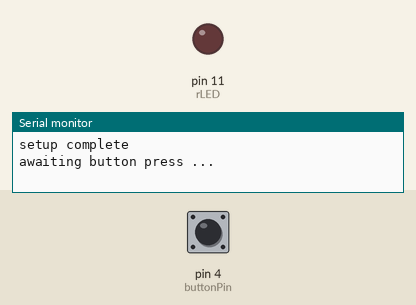
The sketch below on a simulated Arduino Uno, built with avr-gcc and run on an emulated ATmega328P. On the bench: output pins drawn as LEDs (lit = HIGH), the last lines printed to the serial monitor. The test bench sets the inputs (shaded band); at power-on: pin 4 (buttonPin) LOW.

Above: at 1.2 s.
1.3 s: pin 4 (buttonPin) pulled HIGH for 0.15 s
At 2.4 s:
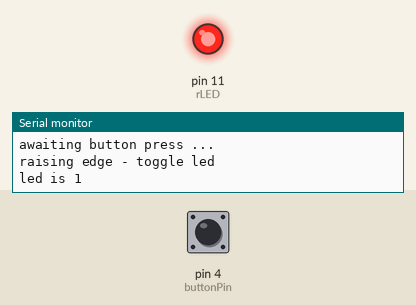
2.9 s: pin 4 (buttonPin) pulled HIGH for 1 s
At 3.5 s:
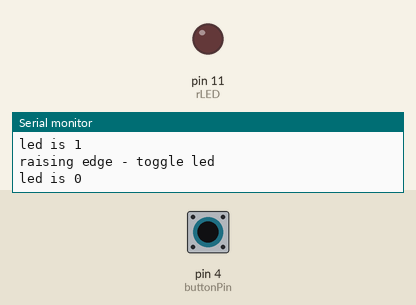
5.4 s: pin 4 (buttonPin) pulled HIGH for 3.2 s
At 6.7 s:
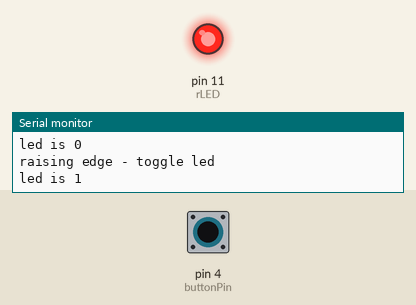
Timing chart, 0 to 8.4 s (numbered marks = the images above; inputs shaded):
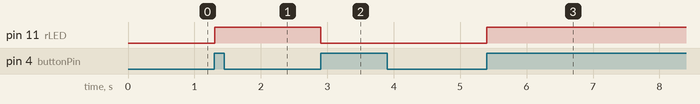

Measured:
- after the input at 1.3 s, pin 11 (rLED): LOW → HIGH at once
- after the input at 2.9 s, pin 11 (rLED): HIGH → LOW at once
- after the input at 5.4 s, pin 11 (rLED): LOW → HIGH at once

The sketch:

W07-02-DI-singleButton-EDGE.ino
```cpp
// W07-02-DI-singleButton-EDGE - only capture first press
//
// GOAL -- read only FIRST presses -- ignore button held down.
// send that state over serial

// button variables
int buttonPin =  4 ;   // pin declare -- where is circuit ?
boolean currentButtonState =  0 ; // state of button 1=pressed, 0=not

// led variables
int rLED = 11;
boolean rLEDState = 0;

// compare variables
boolean IS_PRESSED = 1;
boolean NOT_PRESSED = 0;

// diary variables
boolean lastButtonState = 0;


void setup() {
  pinMode(buttonPin, INPUT); // INPUT OR OUTPUT ?
  pinMode(rLED, OUTPUT);

  Serial.begin(9600);
  Serial.println("setup complete \n\n");
  Serial.println("awaiting button press ...");
}

void loop (){
  // (1) get current reading
  currentButtonState = digitalRead( buttonPin ); // read button

  // (2) compare -- look for raising edge
  // if the button IS pressed AND (&&) lastTime was NOT pressed
  if ((currentButtonState == IS_PRESSED) && (lastButtonState == NOT_PRESSED)) {

     Serial.println("raising edge - toggle led");

     rLEDState = !rLEDState; // toggle the led state
     Serial.print("led is " );
     Serial.println(rLEDState);

  }


  digitalWrite(rLED, rLEDState);
  // (3) Dear Diary .. store this loop's reading for later
  lastButtonState = currentButtonState; // save this reading for next loop

  delay(5); // simple debounce - we will discuss in class.
}
```
